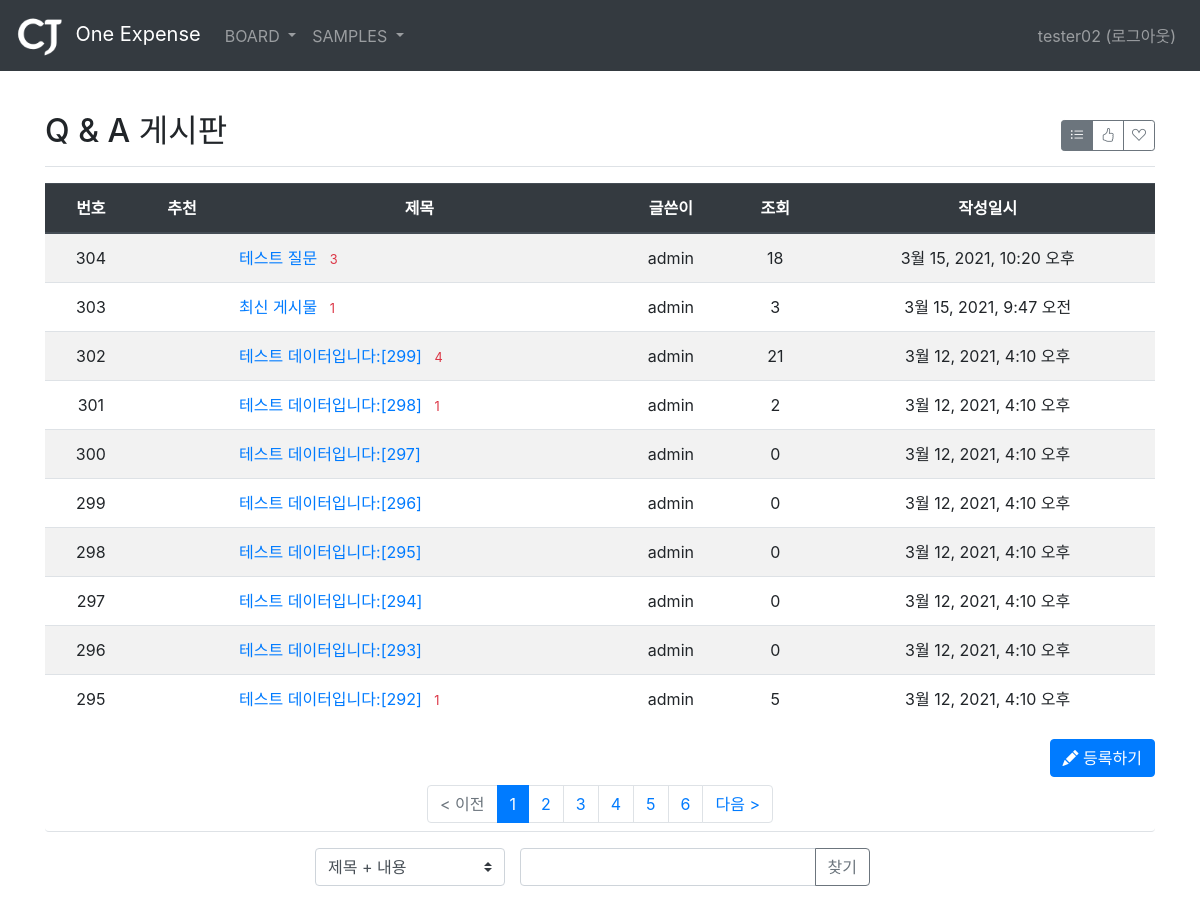
/board/board/1/ (signed in), run on an earlier commit of the app's database.
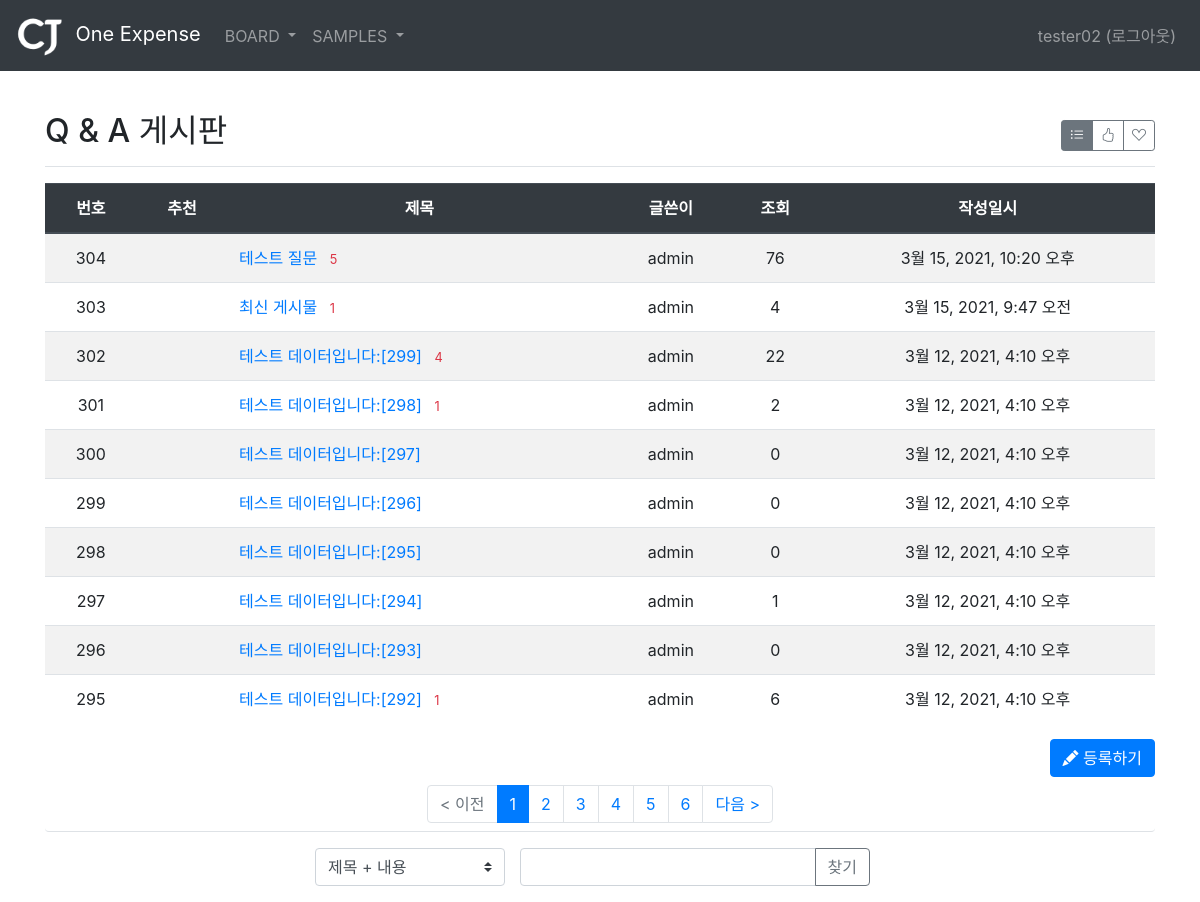
And on a later commit of the database.
### board/models.py (models this page shows, shortened)
class Board(models.Model):
    menu = models.ForeignKey(Menu, on_delete=models.CASCADE, related_name='menu_board')
    author = models.ForeignKey(User, on_delete=models.CASCADE, related_name='author_board')
    subject = models.CharField(max_length=200)
    content = models.TextField()
    hit_count = models.IntegerField(default=0)
    create_date = models.DateTimeField()
    modify_date = models.DateTimeField(null=True, blank=True)
    voter = models.ManyToManyField(User, related_name='voter_board')

### board/views/base_views.py (the view, shortened to what this page needs)
# urls.py: path('board/<int:menu_id>/', base_views.list, name='list'),
@login_required(login_url='common:login')
def list(request, menu_id):
    page = request.GET.get('page', '1')  # 페이지
    op = request.GET.get('op', 'a')  # 검색기준
    kw = request.GET.get('kw', '')  # 검색어
    so = request.GET.get('so', 'recent')  # 정렬기준
    if so == 'recommend':
        board_list = Board.objects.filter(menu=menu_id).annotate(num_voter=Count('voter')).order_by('-num_voter', '-create_date')
    elif so == 'popular':
        board_list = Board.objects.filter(menu=menu_id).annotate(num_reply=Count('reply')).order_by('-num_reply', '-create_date')
    else:  # recent
        board_list = Board.objects.filter(menu=menu_id).order_by('-create_date')
    print('-----------------------------')
    print(op)
    paginator = Paginator(board_list, 10)  # 페이지당 10개씩 보여주기
    page_obj = paginator.get_page(page)
    menu = Menu.objects.get(id=menu_id)
    context = {'board_list': page_obj, 'page': page, 'kw': kw, 'so': so, 'op': op, 'menu': menu}
    return render(request, 'board/board_list.html', context)

### board/templatetags/board_filter.py (called while the page is built)
@register.filter
def sub(value, arg):
    return value - arg

### templates/board/board_list.html (shortened to what the changed rows need)
{% extends 'base.html' %}
{% load board_filter %}
{% block content %}
<div class="container my-3" style="padding-top:80px">
    <div class="d-flex justify-content-between flex-wrap flex-md-nowrap align-items-center pt-3 pb-2 mb-3 border-bottom py-2">
		<h1 class="h2">{{ menu.title }}</h1>
	</div>
    <table class="table table-striped">
        <thead>
        <tr class="text-center thead-dark">
            <th class="text-center">번호</th>
            <th class="text-center">추천</th>
            <th class="text-center">제목</th>
            <th class="text-center">글쓴이</th>
            <th class="text-center">조회</th>
            <th class="text-center">작성일시</th>
        </tr>
        </thead>
        <tbody>
        {% if board_list %}
        {% for board in board_list %}
        <tr class="text-center">
            <td>
                {{ board_list.paginator.count|sub:board_list.start_index|sub:forloop.counter0|add:1 }}
            </td>
            <td>
            </td>
            <td class="text-left">
                <a href="{% url 'board:detail' board.id %}">{{ board.subject }}</a>
                {% if board.reply_set.count > 0 %}
                <span class="text-danger small ml-2">{{ board.reply_set.count }}</span>
                {% endif %}
            </td>
            <td>{{ board.author.username }}</td>
            <td>{{ board.hit_count }}</td>
            <td>{{ board.create_date }}</td>
        </tr>
        {% endfor %}
        {% else %}
        <tr>
            <td colspan="6" class="text-center">게시물이 없습니다.</td>
        </tr>
        {% endif %}
        </tbody>
    </table>
</div>
{% endblock %}

What changed in the data, as far as the page shows it:
changed Board "테스트 질문": reply_set.count "3" → "5"; hit_count "18" → "76"
changed Board "최신 게시물": hit_count "3" → "4"
changed Board "테스트 데이터입니다:[299]": hit_count "21" → "22"
changed Board "테스트 데이터입니다:[294]": hit_count "0" → "1"
changed Board "테스트 데이터입니다:[292]": hit_count "5" → "6"
